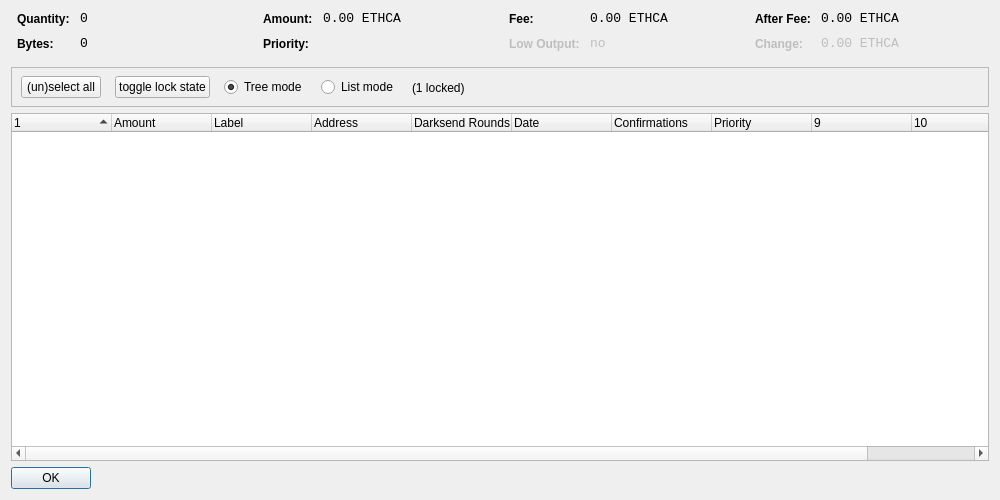
<?xml version="1.0" encoding="UTF-8"?>
<ui version="4.0">
 <class>CoinControlDialog</class>
 <widget class="QDialog" name="CoinControlDialog">
  <property name="geometry">
   <rect>
    <x>0</x>
    <y>0</y>
    <width>1000</width>
    <height>500</height>
   </rect>
  </property>
  <property name="windowTitle">
   <string>Coin Control</string>
  </property>
  <layout class="QVBoxLayout" name="verticalLayout">
   <item>
    <layout class="QHBoxLayout" name="horizontalLayoutTop" stretch="0,0,0,0">
     <property name="topMargin">
      <number>0</number>
     </property>
     <property name="bottomMargin">
      <number>10</number>
     </property>
     <item>
      <layout class="QFormLayout" name="formLayoutCoinControl1">
       <property name="horizontalSpacing">
        <number>10</number>
       </property>
       <property name="verticalSpacing">
        <number>10</number>
       </property>
       <property name="leftMargin">
        <number>6</number>
       </property>
       <property name="rightMargin">
        <number>6</number>
       </property>
       <item row="0" column="0">
        <widget class="QLabel" name="labelCoinControlQuantityText">
         <property name="styleSheet">
          <string notr="true">font-weight:bold;</string>
         </property>
         <property name="text">
          <string>Quantity:</string>
         </property>
        </widget>
       </item>
       <item row="0" column="1">
        <widget class="QLabel" name="labelCoinControlQuantity">
         <property name="font">
          <font>
           <family>Monospace</family>
           <pointsize>10</pointsize>
          </font>
         </property>
         <property name="cursor">
          <cursorShape>IBeamCursor</cursorShape>
         </property>
         <property name="contextMenuPolicy">
          <enum>Qt::ActionsContextMenu</enum>
         </property>
         <property name="text">
          <string notr="true">0</string>
         </property>
         <property name="textInteractionFlags">
          <set>Qt::LinksAccessibleByMouse|Qt::TextSelectableByKeyboard|Qt::TextSelectableByMouse</set>
         </property>
        </widget>
       </item>
       <item row="1" column="0">
        <widget class="QLabel" name="labelCoinControlBytesText">
         <property name="styleSheet">
          <string notr="true">font-weight:bold;</string>
         </property>
         <property name="text">
          <string>Bytes:</string>
         </property>
        </widget>
       </item>
       <item row="1" column="1">
        <widget class="QLabel" name="labelCoinControlBytes">
         <property name="font">
          <font>
           <family>Monospace</family>
           <pointsize>10</pointsize>
          </font>
         </property>
         <property name="cursor">
          <cursorShape>IBeamCursor</cursorShape>
         </property>
         <property name="contextMenuPolicy">
          <enum>Qt::ActionsContextMenu</enum>
         </property>
         <property name="text">
          <string notr="true">0</string>
         </property>
         <property name="textInteractionFlags">
          <set>Qt::LinksAccessibleByMouse|Qt::TextSelectableByKeyboard|Qt::TextSelectableByMouse</set>
         </property>
        </widget>
       </item>
      </layout>
     </item>
     <item>
      <layout class="QFormLayout" name="formLayoutCoinControl2">
       <property name="horizontalSpacing">
        <number>10</number>
       </property>
       <property name="verticalSpacing">
        <number>10</number>
       </property>
       <property name="leftMargin">
        <number>6</number>
       </property>
       <property name="rightMargin">
        <number>6</number>
       </property>
       <item row="0" column="0">
        <widget class="QLabel" name="labelCoinControlAmountText">
         <property name="styleSheet">
          <string notr="true">font-weight:bold;</string>
         </property>
         <property name="text">
          <string>Amount:</string>
         </property>
        </widget>
       </item>
       <item row="0" column="1">
        <widget class="QLabel" name="labelCoinControlAmount">
         <property name="font">
          <font>
           <family>Monospace</family>
           <pointsize>10</pointsize>
          </font>
         </property>
         <property name="cursor">
          <cursorShape>IBeamCursor</cursorShape>
         </property>
         <property name="contextMenuPolicy">
          <enum>Qt::ActionsContextMenu</enum>
         </property>
         <property name="text">
          <string notr="true">0.00 ETHCA</string>
         </property>
         <property name="textInteractionFlags">
          <set>Qt::LinksAccessibleByMouse|Qt::TextSelectableByKeyboard|Qt::TextSelectableByMouse</set>
         </property>
        </widget>
       </item>
       <item row="1" column="0">
        <widget class="QLabel" name="labelCoinControlPriorityText">
         <property name="styleSheet">
          <string notr="true">font-weight:bold;</string>
         </property>
         <property name="text">
          <string>Priority:</string>
         </property>
        </widget>
       </item>
       <item row="1" column="1">
        <widget class="QLabel" name="labelCoinControlPriority">
         <property name="font">
          <font>
           <family>Monospace</family>
           <pointsize>10</pointsize>
          </font>
         </property>
         <property name="cursor">
          <cursorShape>IBeamCursor</cursorShape>
         </property>
         <property name="contextMenuPolicy">
          <enum>Qt::ActionsContextMenu</enum>
         </property>
         <property name="text">
          <string/>
         </property>
         <property name="textInteractionFlags">
          <set>Qt::LinksAccessibleByMouse|Qt::TextSelectableByKeyboard|Qt::TextSelectableByMouse</set>
         </property>
        </widget>
       </item>
      </layout>
     </item>
     <item>
      <layout class="QFormLayout" name="formLayoutCoinControl3">
       <property name="horizontalSpacing">
        <number>10</number>
       </property>
       <property name="verticalSpacing">
        <number>10</number>
       </property>
       <property name="leftMargin">
        <number>6</number>
       </property>
       <property name="rightMargin">
        <number>6</number>
       </property>
       <item row="0" column="0">
        <widget class="QLabel" name="labelCoinControlFeeText">
         <property name="styleSheet">
          <string notr="true">font-weight:bold;</string>
         </property>
         <property name="text">
          <string>Fee:</string>
         </property>
        </widget>
       </item>
       <item row="0" column="1">
        <widget class="QLabel" name="labelCoinControlFee">
         <property name="font">
          <font>
           <family>Monospace</family>
           <pointsize>10</pointsize>
          </font>
         </property>
         <property name="cursor">
          <cursorShape>IBeamCursor</cursorShape>
         </property>
         <property name="contextMenuPolicy">
          <enum>Qt::ActionsContextMenu</enum>
         </property>
         <property name="text">
          <string notr="true">0.00 ETHCA</string>
         </property>
         <property name="textInteractionFlags">
          <set>Qt::LinksAccessibleByMouse|Qt::TextSelectableByKeyboard|Qt::TextSelectableByMouse</set>
         </property>
        </widget>
       </item>
       <item row="1" column="0">
        <widget class="QLabel" name="labelCoinControlLowOutputText">
         <property name="enabled">
          <bool>false</bool>
         </property>
         <property name="styleSheet">
          <string notr="true">font-weight:bold;</string>
         </property>
         <property name="text">
          <string>Low Output:</string>
         </property>
        </widget>
       </item>
       <item row="1" column="1">
        <widget class="QLabel" name="labelCoinControlLowOutput">
         <property name="enabled">
          <bool>false</bool>
         </property>
         <property name="font">
          <font>
           <family>Monospace</family>
           <pointsize>10</pointsize>
          </font>
         </property>
         <property name="cursor">
          <cursorShape>IBeamCursor</cursorShape>
         </property>
         <property name="contextMenuPolicy">
          <enum>Qt::ActionsContextMenu</enum>
         </property>
         <property name="text">
          <string notr="true">no</string>
         </property>
         <property name="textInteractionFlags">
          <set>Qt::LinksAccessibleByMouse|Qt::TextSelectableByKeyboard|Qt::TextSelectableByMouse</set>
         </property>
        </widget>
       </item>
      </layout>
     </item>
     <item>
      <layout class="QFormLayout" name="formLayoutCoinControl4">
       <property name="horizontalSpacing">
        <number>10</number>
       </property>
       <property name="verticalSpacing">
        <number>10</number>
       </property>
       <property name="leftMargin">
        <number>6</number>
       </property>
       <property name="rightMargin">
        <number>6</number>
       </property>
       <item row="0" column="0">
        <widget class="QLabel" name="labelCoinControlAfterFeeText">
         <property name="styleSheet">
          <string notr="true">font-weight:bold;</string>
         </property>
         <property name="text">
          <string>After Fee:</string>
         </property>
        </widget>
       </item>
       <item row="0" column="1">
        <widget class="QLabel" name="labelCoinControlAfterFee">
         <property name="font">
          <font>
           <family>Monospace</family>
           <pointsize>10</pointsize>
          </font>
         </property>
         <property name="cursor">
          <cursorShape>IBeamCursor</cursorShape>
         </property>
         <property name="contextMenuPolicy">
          <enum>Qt::ActionsContextMenu</enum>
         </property>
         <property name="text">
          <string notr="true">0.00 ETHCA</string>
         </property>
         <property name="textInteractionFlags">
          <set>Qt::LinksAccessibleByMouse|Qt::TextSelectableByKeyboard|Qt::TextSelectableByMouse</set>
         </property>
        </widget>
       </item>
       <item row="1" column="0">
        <widget class="QLabel" name="labelCoinControlChangeText">
         <property name="enabled">
          <bool>false</bool>
         </property>
         <property name="styleSheet">
          <string notr="true">font-weight:bold;</string>
         </property>
         <property name="text">
          <string>Change:</string>
         </property>
        </widget>
       </item>
       <item row="1" column="1">
        <widget class="QLabel" name="labelCoinControlChange">
         <property name="enabled">
          <bool>false</bool>
         </property>
         <property name="font">
          <font>
           <family>Monospace</family>
           <pointsize>10</pointsize>
          </font>
         </property>
         <property name="cursor">
          <cursorShape>IBeamCursor</cursorShape>
         </property>
         <property name="contextMenuPolicy">
          <enum>Qt::ActionsContextMenu</enum>
         </property>
         <property name="text">
          <string notr="true">0.00 ETHCA</string>
         </property>
         <property name="textInteractionFlags">
          <set>Qt::LinksAccessibleByMouse|Qt::TextSelectableByKeyboard|Qt::TextSelectableByMouse</set>
         </property>
        </widget>
       </item>
      </layout>
     </item>
    </layout>
   </item>
   <item>
    <widget class="QFrame" name="frame">
     <property name="minimumSize">
      <size>
       <width>0</width>
       <height>40</height>
      </size>
     </property>
     <property name="frameShape">
      <enum>QFrame::StyledPanel</enum>
     </property>
     <property name="frameShadow">
      <enum>QFrame::Sunken</enum>
     </property>
     <widget class="QWidget" name="horizontalLayoutWidget">
      <property name="geometry">
       <rect>
        <x>10</x>
        <y>0</y>
        <width>781</width>
        <height>41</height>
       </rect>
      </property>
      <layout class="QHBoxLayout" name="horizontalLayoutPanel" stretch="0,0,0,0,0">
       <property name="spacing">
        <number>14</number>
       </property>
       <item>
        <widget class="QPushButton" name="pushButtonSelectAll">
         <property name="sizePolicy">
          <sizepolicy hsizetype="Maximum" vsizetype="Fixed">
           <horstretch>0</horstretch>
           <verstretch>0</verstretch>
          </sizepolicy>
         </property>
         <property name="text">
          <string>(un)select all</string>
         </property>
        </widget>
       </item>
        <item>
         <widget class="QPushButton" name="pushButtonToggleLock">
          <property name="sizePolicy">
           <sizepolicy hsizetype="Maximum" vsizetype="Fixed">
            <horstretch>0</horstretch>
            <verstretch>0</verstretch>
           </sizepolicy>
          </property>
          <property name="text">
           <string>toggle lock state</string>
          </property>
          <property name="autoDefault">
           <bool>false</bool>
          </property>
         </widget>
        </item>
       <item>
        <widget class="QRadioButton" name="radioTreeMode">
         <property name="sizePolicy">
          <sizepolicy hsizetype="Maximum" vsizetype="Fixed">
           <horstretch>0</horstretch>
           <verstretch>0</verstretch>
          </sizepolicy>
         </property>
         <property name="text">
          <string>Tree mode</string>
         </property>
         <property name="checked">
          <bool>true</bool>
         </property>
        </widget>
       </item>
       <item>
        <widget class="QRadioButton" name="radioListMode">
         <property name="sizePolicy">
          <sizepolicy hsizetype="Maximum" vsizetype="Fixed">
           <horstretch>0</horstretch>
           <verstretch>0</verstretch>
          </sizepolicy>
         </property>
         <property name="text">
          <string>List mode</string>
         </property>
        </widget>
       </item>
        <item>
         <widget class="QLabel" name="labelLocked">
          <property name="text">
           <string>(1 locked)</string>
          </property>
         </widget>
        </item>
       <item>
        <spacer name="horizontalSpacer">
         <property name="orientation">
          <enum>Qt::Horizontal</enum>
         </property>
         <property name="sizeHint" stdset="0">
          <size>
           <width>40</width>
           <height>20</height>
          </size>
         </property>
        </spacer>
       </item>
      </layout>
     </widget>
    </widget>
   </item>
   <item>
    <widget class="CoinControlTreeWidget" name="treeWidget">
     <property name="contextMenuPolicy">
      <enum>Qt::CustomContextMenu</enum>
     </property>
     <property name="sortingEnabled">
      <bool>false</bool>
     </property>
     <property name="columnCount">
      <number>11</number>
     </property>
     <attribute name="headerShowSortIndicator" stdset="0">
      <bool>true</bool>
     </attribute>
     <attribute name="headerStretchLastSection">
      <bool>false</bool>
     </attribute>
     <column>
      <property name="text">
       <string/>
      </property>
     </column>
     <column>
      <property name="text">
       <string>Amount</string>
      </property>
     </column>
     <column>
      <property name="text">
       <string>Label</string>
      </property>
     </column>
     <column>
      <property name="text">
       <string>Address</string>
      </property>
     </column>
     <column>
      <property name="text">
       <string>Darksend Rounds</string>
      </property>
    </column>
     <column>
      <property name="text">
       <string>Date</string>
      </property>
     </column>
     <column>
      <property name="text">
       <string>Confirmations</string>
      </property>
      <property name="toolTip">
       <string>Confirmed</string>
      </property>
     </column>
     <column>
      <property name="text">
       <string>Priority</string>
      </property>
     </column>
     <column>
      <property name="text">
       <string/>
      </property>
     </column>
     <column>
      <property name="text">
       <string/>
      </property>
     </column>
     <column>
      <property name="text">
       <string/>
      </property>
     </column>
     <column>
      <property name="text">
       <string/>
      </property>
     </column>
    </widget>
   </item>
   <item>
    <widget class="QDialogButtonBox" name="buttonBox">
     <property name="sizePolicy">
      <sizepolicy hsizetype="Maximum" vsizetype="Fixed">
       <horstretch>0</horstretch>
       <verstretch>0</verstretch>
      </sizepolicy>
     </property>
     <property name="orientation">
      <enum>Qt::Horizontal</enum>
     </property>
     <property name="standardButtons">
      <set>QDialogButtonBox::Ok</set>
     </property>
    </widget>
   </item>
  </layout>
 </widget>
 <customwidgets>
  <customwidget>
   <class>CoinControlTreeWidget</class>
   <extends>QTreeWidget</extends>
   <header>coincontroltreewidget.h</header>
  </customwidget>
 </customwidgets>
 <resources/>
 <connections/>
</ui>
